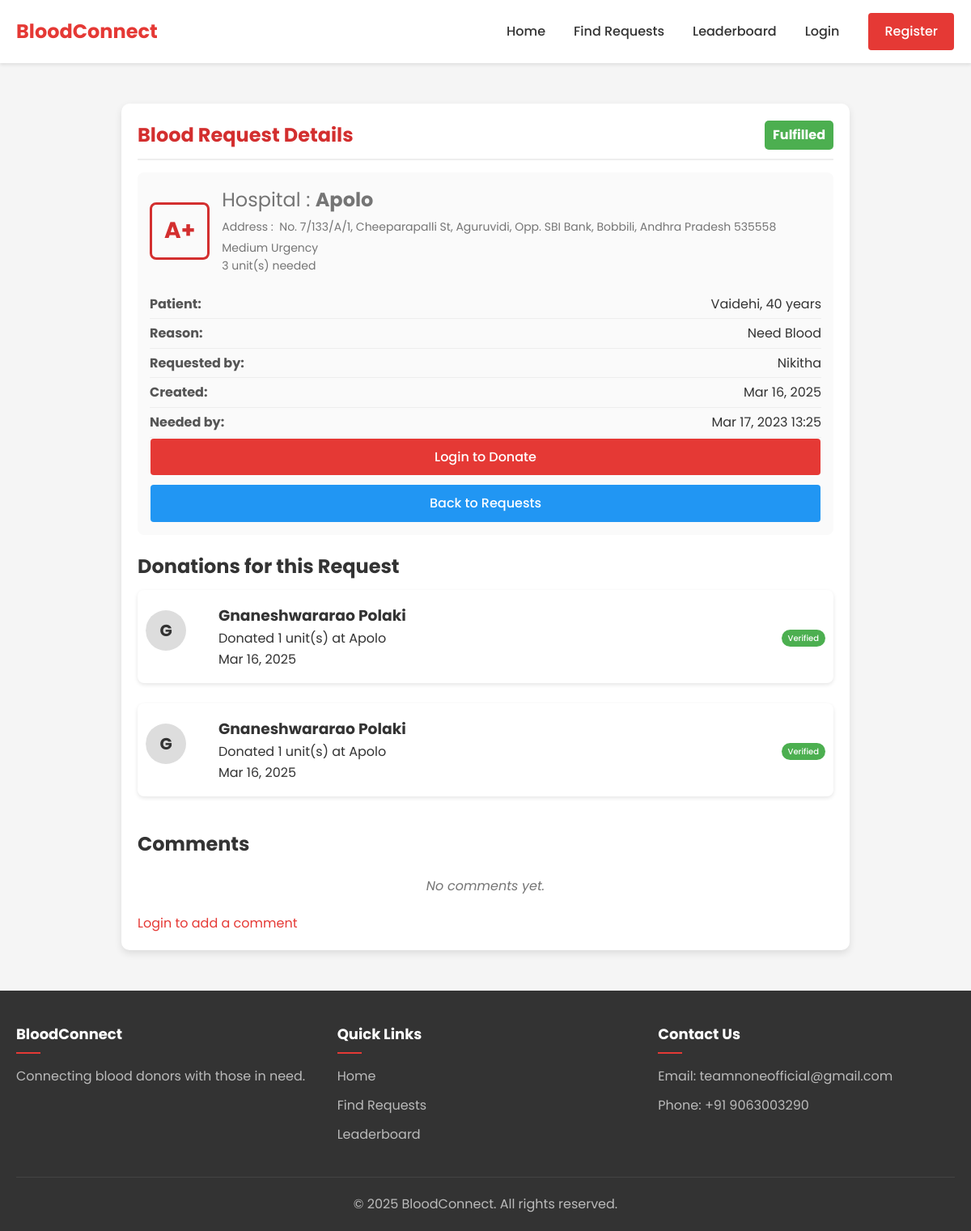
The app's page /requests/7/ with its own data.
### blood_requests/models.py (models this page shows, shortened)
class BloodRequest(models.Model):
    STATUS_CHOICES = (
        ('pending', 'Pending'),
        ('fulfilled', 'Fulfilled'),
        ('expired', 'Expired'),
        ('cancelled', 'Cancelled'),
    )
    URGENCY_CHOICES = (
        ('low', 'Low'),
        ('medium', 'Medium'),
        ('high', 'High'),
        ('critical', 'Critical'),
    )
    requester = models.ForeignKey(User, on_delete=models.CASCADE, related_name='blood_requests')
    blood_group = models.ForeignKey(BloodGroup, on_delete=models.CASCADE)
    units_needed = models.PositiveIntegerField(default=1)
    hospital_name = models.CharField(max_length=255)
    hospital_address = models.TextField()
    patient_name = models.CharField(max_length=255)
    patient_age = models.PositiveIntegerField()
    reason = models.TextField()
    urgency = models.CharField(max_length=10, choices=URGENCY_CHOICES, default='medium')
    status = models.CharField(max_length=10, choices=STATUS_CHOICES, default='pending')
    created_at = models.DateTimeField(auto_now_add=True)
    needed_by = models.DateTimeField()

### accounts/models.py (models this page shows, shortened)
class BloodGroup(models.Model):
    name = models.CharField(max_length=5)  # A+, B-, O+, etc.
    def __str__(self):
        return self.name

class User(AbstractUser):
    USER_TYPES = (
        ('regular', 'Regular User'),
        ('donor', 'Blood Donor'),
        ('admin', 'Administrator'),
        ('ngo', 'NGO'),
    )
    user_type = models.CharField(max_length=10, choices=USER_TYPES, default='regular')
    phone_number = models.CharField(max_length=15, blank=True)
    address = models.TextField(blank=True)
    profile_picture = models.ImageField(upload_to='profile_pics/', blank=True, null=True)

### donations/models.py (models this page shows, shortened)
class Donation(models.Model):
    donor = models.ForeignKey(User, on_delete=models.CASCADE, related_name='donations')
    blood_request = models.ForeignKey(BloodRequest, on_delete=models.CASCADE, related_name='donations', null=True, blank=True)
    donation_date = models.DateTimeField(default=timezone.now)
    units = models.PositiveIntegerField(default=1)
    hospital = models.CharField(max_length=255)
    verified_by = models.ForeignKey(User, on_delete=models.SET_NULL, null=True, blank=True, related_name='verified_donations')
    verification_date = models.DateTimeField(null=True, blank=True)

### blood_requests/views.py (the view)
# urls.py: path('<int:request_id>/', views.view_request, name='view_request'),
def view_request(request, request_id):
    blood_request = get_object_or_404(BloodRequest, id=request_id)
    donations = blood_request.donations.all()
    comments = Comment.objects.filter(blood_request=blood_request).order_by('-created_at')
    if request.method == 'POST':
        comment_form = CommentForm(request.POST)
        if comment_form.is_valid() and request.user.is_authenticated:
            comment = comment_form.save(commit=False)
            comment.user = request.user
            comment.blood_request = blood_request
            comment.save()
            if comment.user != blood_request.requester:
                create_notification(
                    recipient=blood_request.requester,
                    notification_type='comment',
                    title='New comment on your request',
                    message=f'{comment.user.username} commented on your blood request.',
                    related_request=blood_request
                )
            return redirect('view_request', request_id=request_id)
    else:
        comment_form = CommentForm()
    if blood_request.status == 'pending' and blood_request.is_expired():
        blood_request.status = 'expired'
        blood_request.save()
    status_form = None
    if request.user.is_authenticated and request.user.user_type in ['admin', 'ngo']:
        status_form = RequestStatusForm(instance=blood_request)
    context = {
        'blood_request': blood_request,
        'donations': donations,
        'comments': comments,
        'comment_form': comment_form,
        'status_form': status_form,
    }
    return render(request, 'requests/request_detail.html', context)

### templates/requests/request_detail.html (shortened to what this page needs)
{% extends 'base.html' %}
{% block content %}
<div class="request-detail">
    <div class="request-header">
        <h1>Blood Request Details</h1>
        <div class="request-status status-{{ blood_request.status }}">
            {{ blood_request.get_status_display }}
        </div>
    </div>
    <div class="request-card">
        <div class="request-info">
            <div class="request-primary">
                <div class="blood-group-large">{{ blood_request.blood_group }}</div>
                <div class="request-details">
                    <p style="font-size: 1.5rem;">Hospital :&nbsp;<strong>{{ blood_request.hospital_name }}</strong></p>
                    <p class="hospital-address">Address : &nbsp;{{ blood_request.hospital_address }}</p>
                        <p>
                            {{ blood_request.get_urgency_display }} Urgency
                        <br>
                        <span class="units-needed">{{ blood_request.units_needed }} unit(s) needed</span></p>
                </div>
            </div>
            <div class="request-secondary">
                <div class="info-group">
                    <label>Patient:</label>
                    <span>{{ blood_request.patient_name }}, {{ blood_request.patient_age }} years</span>
                </div>
                <div class="info-group">
                    <label>Reason:</label>
                    <span>{{ blood_request.reason }}</span>
                </div>
                <div class="info-group">
                    <label>Requested by:</label>
                    <span>{{ blood_request.requester.username }}</span>
                </div>
                <div class="info-group">
                    <label>Created:</label>
                    <span>{{ blood_request.created_at|date:"M d, Y" }}</span>
                </div>
                <div class="info-group">
                    <label>Needed by:</label>
                    <span>{{ blood_request.needed_by|date:"M d, Y H:i" }}</span>
                </div>
            </div>
        </div>
        <div class="request-actions">
            {% if user.is_authenticated %}
                {% if user.user_type == 'donor' and blood_request.status == 'pending' %}
                    {% if user.donor_profile.can_donate and user.donor_profile.blood_group == blood_request.blood_group %}
                        <a href="{% url 'record_donation_for_request' blood_request.id %}" class="btn-primary">Donate for this Request</a>
                    {% endif %}
                {% endif %}
                {% if user == blood_request.requester or user.user_type in 'admin,ngo' %}
                    {% if blood_request.status == 'pending' %}
                        <form method="post" action="{% url 'update_request_status' blood_request.id %}" id="status-update-form">
                            {% csrf_token %}
                            <div class="form-group">
                                <label for="id_status">Update Status:</label>
                                <select name="status" id="id_status" class="form-control" data-original-value="{{ blood_request.status }}">
                                    <option value="pending" {% if blood_request.status == 'pending' %}selected{% endif %}>Pending</option>
                                    <option value="fulfilled" {% if blood_request.status == 'fulfilled' %}selected{% endif %}>Fulfilled</option>
                                    <option value="cancelled" {% if blood_request.status == 'cancelled' %}selected{% endif %}>Cancelled</option>
                                </select>
                            </div>
                        </form>
                    {% endif %}
                {% endif %}
            {% else %}
                <a href="{% url 'login' %}?next={{ request.path }}" class="btn-primary">Login to Donate</a>
            {% endif %}
            <a href="{% url 'search_requests' %}" class="btn-secondary">Back to Requests</a>
        </div>
    </div>
    <div class="donations-section">
        <h2>Donations for this Request</h2>
        {% if donations %}
            <div class="donation-list">
                {% for donation in donations %}
                    <div class="donation-item">
                        <div class="donor-info">
                            <div class="donor-avatar">
                                {% if donation.donor.profile_picture %}
                                    <img src="{{ donation.donor.profile_picture.url }}" alt="{{ donation.donor.username }}">
                                {% else %}
                                    <div class="avatar-placeholder">{{ donation.donor.username|first|upper }}</div>
                                {% endif %}
                            </div>
                            <div class="donor-details">
                                <h3>{{ donation.donor.get_full_name|default:donation.donor.username }}</h3>
                                <p>Donated {{ donation.units }} unit(s) at {{ donation.hospital }}</p>
                                <p class="donation-date">{{ donation.donation_date|date:"M d, Y" }}</p>
                            </div>
                        </div>
                        <div class="donation-status">
                            {% if donation.verification_date %}
                                <span class="verification-badge">Verified</span>
                            {% else %}
                                <span class="verification-badge verification-pending">Pending Verification</span>
                                {% if user.user_type in 'admin,ngo' %}
                                    <a href="{% url 'verify_donation' donation.id %}" class="btn-text verify-donation-btn">Verify</a>
                                {% endif %}
                            {% endif %}
                        </div>
                    </div>
                {% endfor %}
            </div>
        {% else %}
            <p class="no-results">No donations have been made for this request yet.</p>
        {% endif %}
    </div>
    <div class="comments-section">
        <h2>Comments</h2>
        {% if comments %}
            <div class="comment-list">
                {% for comment in comments %}
                    <div class="comment-item">
                        <div class="comment-header">
                            <div class="comment-author">{{ comment.user.get_full_name|default:comment.user.username }}</div>
                            <div class="comment-time">{{ comment.created_at|date:"M d, Y H:i" }}</div>
                        </div>
                        <div class="comment-content">{{ comment.content }}</div>
                    </div>
                {% endfor %}
            </div>
        {% else %}
            <p class="no-results">No comments yet.</p>
        {% endif %}
        {% if user.is_authenticated %}
            <div class="comment-form">
                <h3>Add a Comment</h3>
                <form method="post">
                    {% csrf_token %}
                    <div class="form-group">
                        <textarea name="content" id="id_content" class="form-control" rows="2" placeholder="Write a comment..." required></textarea>
                    </div>
                    <div class="form-actions">
                        <button type="submit" class="btn-primary">Post Comment</button>
                    </div>
                </form>
            </div>
        {% else %}
            <p class="login-to-comment">
                <a href="{% url 'login' %}?next={{ request.path }}">Login to add a comment</a>
            </p>
        {% endif %}
    </div>
</div>
{% endblock %}

### static/css/styles.css (style rules this page uses)
:root { --primary-color: #e53935; --primary-dark: #c62828; --primary-light: #ef5350; --secondary-color: #2196f3; --secondary-dark: #1976d2; --secondary-light: #64b5f6; --text-color: #333333; --text-light: #757575; --background-color: #f5f5f5; --card-color: #ffffff; --border-color: #e0e0e0; --success-color: #4caf50; --warning-color: #ff9800; --danger-color: #f44336; --info-color: #2196f3; }
* { margin: 0; padding: 0; box-sizing: border-box; }
body { font-family: 'Poppins', sans-serif; line-height: 1.6; color: var(--text-color); background-color: var(--background-color); }
a { text-decoration: none; color: var(--primary-color); transition: color 0.3s ease; }
.btn-primary, .btn-secondary, .btn-text { display: inline-block; padding: 10px 20px; border-radius: 4px; font-weight: 500; text-align: center; cursor: pointer; transition: all 0.3s ease; margin:1px; }
.btn-primary { background-color: var(--primary-color); color: white; border: none; }
.btn-secondary { background-color: var(--secondary-color); color: white; border: none; }
.request-detail { max-width: 900px; margin: 20px auto; padding: 20px; background: #ffffff; border-radius: 10px; box-shadow: 0px 4px 10px rgba(0, 0, 0, 0.1); }
.request-header { display: flex; justify-content: space-between; align-items: center; border-bottom: 2px solid #eee; padding-bottom: 10px; margin-bottom: 15px; }
.request-header h1 { font-size: 24px; color: #d32f2f; margin: 0; }
.request-status { padding: 5px 10px; border-radius: 5px; font-weight: bold; }
.status-fulfilled { background: #4caf50; color: white; }
.request-card { background: #fafafa; padding: 15px; border-radius: 8px; margin-bottom: 20px; }
.request-primary { display: flex; align-items: center; gap: 15px; }
.blood-group-large { font-size: 28px; font-weight: bold; color: #d32f2f; border: 3px solid #d32f2f; padding: 10px 15px; border-radius: 8px; text-align: center; }
.hospital-address { font-size: 14px; color: #666; }
.request-secondary { margin-top: 15px; }
.info-group { display: flex; justify-content: space-between; padding: 5px 0; border-bottom: 1px solid #eee; }
.info-group label { font-weight: bold; color: #555; }
.donations-section { margin-top: 20px; }
.donation-list { margin-top: 10px; }
.donation-item { display: flex; align-items: center; justify-content: space-between; background: #fff; padding: 10px; border-radius: 8px; box-shadow: 0px 2px 5px rgba(0, 0, 0, 0.1); margin-bottom: 10px; }
.donor-info { display: flex; align-items: center; gap: 10px; }
.avatar-placeholder { width: 50px; height: 50px; border-radius: 50%; background: #ddd; display: flex; align-items: center; justify-content: center; font-size: 20px; font-weight: bold; }
.donation-status { text-align: right; }
.verification-badge { padding: 5px 10px; border-radius: 5px; font-size: 12px; font-weight: bold; }
.comments-section { margin-top: 20px; }
.donor-avatar { width: 80px; height: 80px; border-radius: 50%; overflow: hidden; margin: 0 auto 15px; align-content: center; }
.request-list, .donation-list { display: flex; flex-direction: column; gap: 15px; }
.request-details p { font-size: 14px; color: var(--text-light); margin-bottom: 3px; }
.request-actions { display: flex; flex-direction: column; gap: 10px; }
.verification-badge { padding: 3px 8px; border-radius: 20px; font-size: 10px; font-weight: 500; background-color: var(--success-color); color: white; }
.comments-section { margin-top: 30px; }
.no-results { text-align: center; padding: 20px; color: var(--text-light); font-style: italic; }

### records on screen
BloodRequest: status "Fulfilled", blood_group "A+", hospital_name "Apolo", hospital_address "No. 7/133/A/1, Cheeparapalli St, Aguruvidi, Opp. SBI Bank, Bobbili, Andhra Pradesh 535558", urgency "Medium", units_needed "3", patient_name "Vaidehi", patient_age "40", reason "Need Blood", requester.username "Nikitha", created_at "Mar 16, 2025", needed_by "Mar 17, 2023 13:25"
Donation: donor.username|first "G", donor.get_full_name "Gnaneshwararao Polaki", units "1", hospital "Apolo", donation_date "Mar 16, 2025", shows "Verified"
Donation: donor.username|first "G", donor.get_full_name "Gnaneshwararao Polaki", units "1", hospital "Apolo", donation_date "Mar 16, 2025", shows "Verified"
